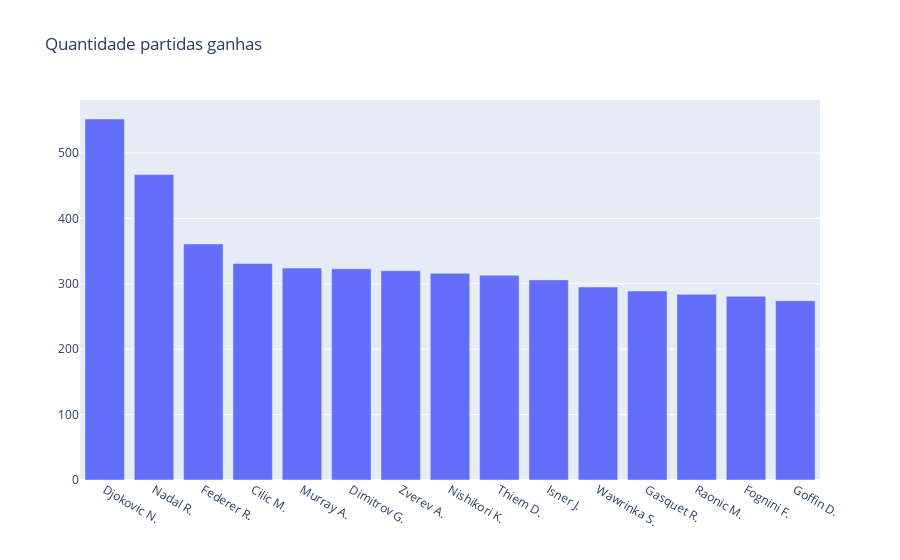
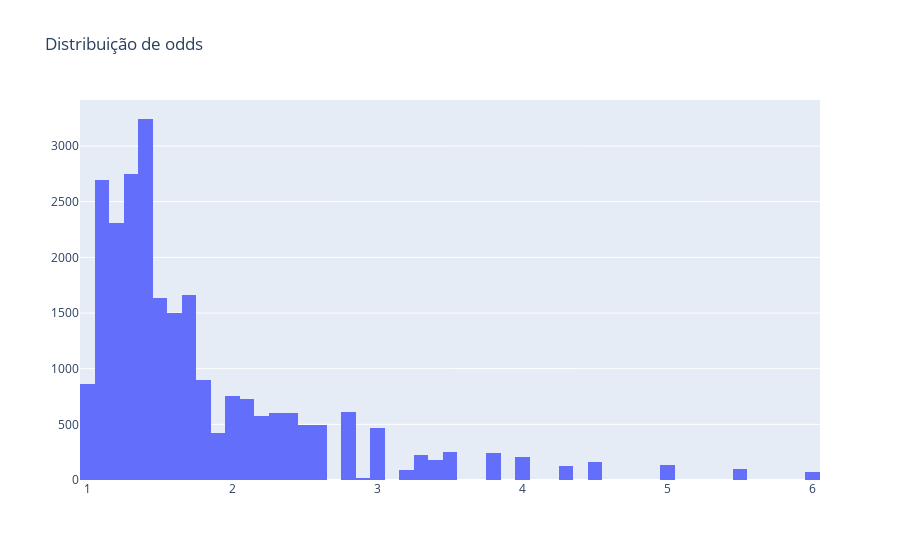

Notebook source saved alongside these figures, in order:
### Code cell
df_winner_odds = winner_metrics('Odd_1','Odd_2',df)

counts = df_winner_odds['winner'].value_counts()

top_counts = counts.sort_values(ascending=False)[:15]

treated_odd = [odd for odd in df_winner_odds['metric'] if odd <= 6]



fig = go.Figure(data=[go.Bar(

            x=top_counts.index, 
            y=top_counts.values

)])

fig.update_layout(title="Quantidade partidas ganhas")

pio.show(fig)


# Cria o histograma com a função "histogram"
fig = go.Figure(data=[go.Histogram(x=treated_odd, nbinsx=100)])

fig.update_layout(title="Distribuição de odds")

# Exibe o gráfico
fig.show()

### Figure 1 — Plotly figure (JSON) as saved in the notebook; plotly's stock layout.template omitted (floating-point values rounded to 4 significant figures)
{"data": [{"type": "bar", "x": ["Djokovic N.", "Nadal R.", "Federer R.", "Cilic M.", "Murray A.", "Dimitrov G.", "Zverev A.", "Nishikori K.", "Thiem D.", "Isner J.", "Wawrinka S.", "Gasquet R.", "Raonic M.", "Fognini F.", "Goffin D."], "y": [552, 467, 361, 331, 324, 323, 320, 316, 313, 306, 295, 289, 284, 281, 274]}], "layout": {"title": {"text": "Quantidade partidas ganhas"}}}

### Figure 2 — Plotly figure (JSON) as saved in the notebook; plotly's stock layout.template omitted (floating-point values rounded to 4 significant figures; data arrays with more than 128 entries replaced by an {"elided": "..."} marker saying what was removed)
{"data": [{"nbinsx": 100, "type": "histogram", "x": {"elided": "25133 float values"}}], "layout": {"title": {"text": "Distribuição de odds"}}}
